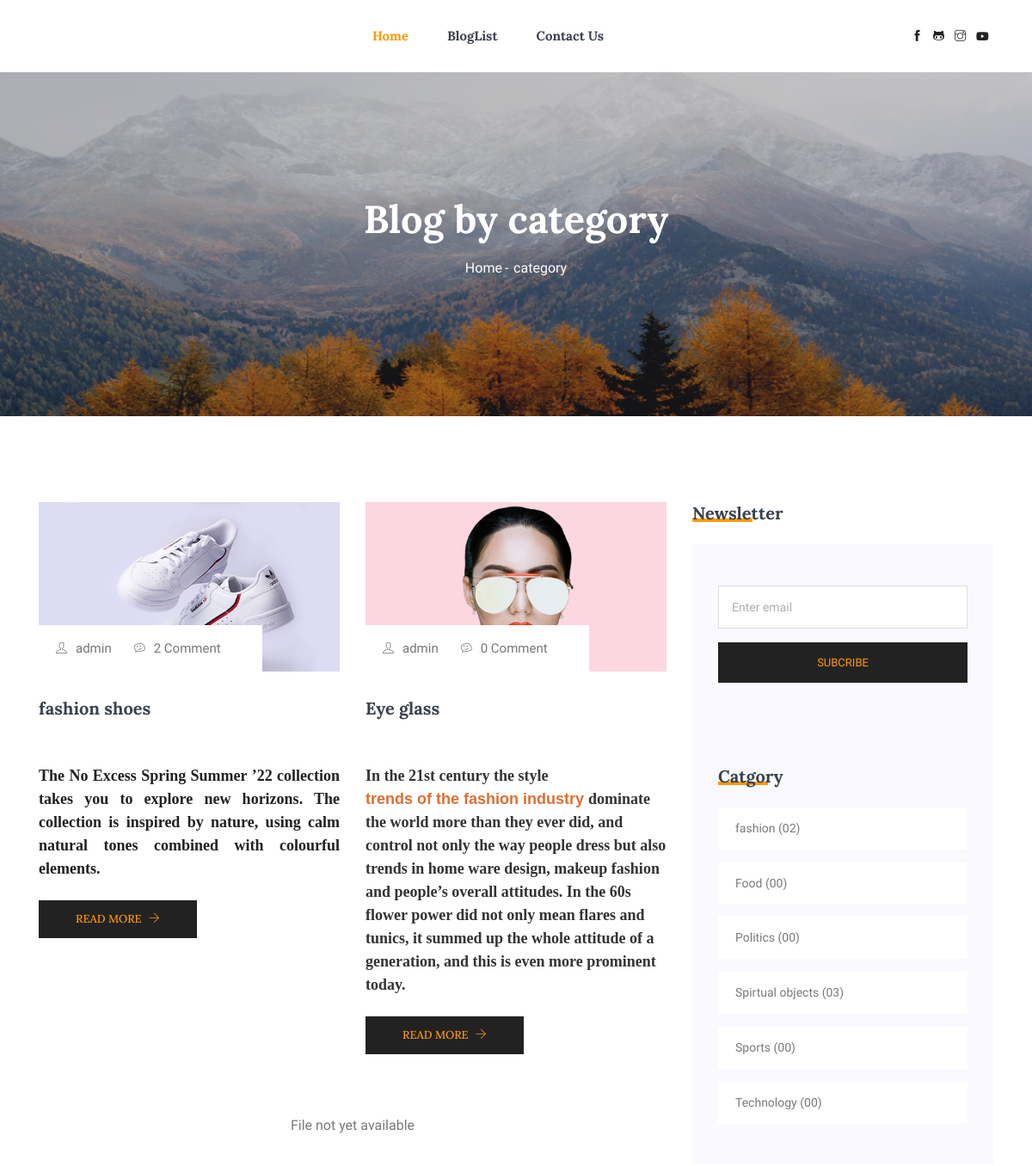
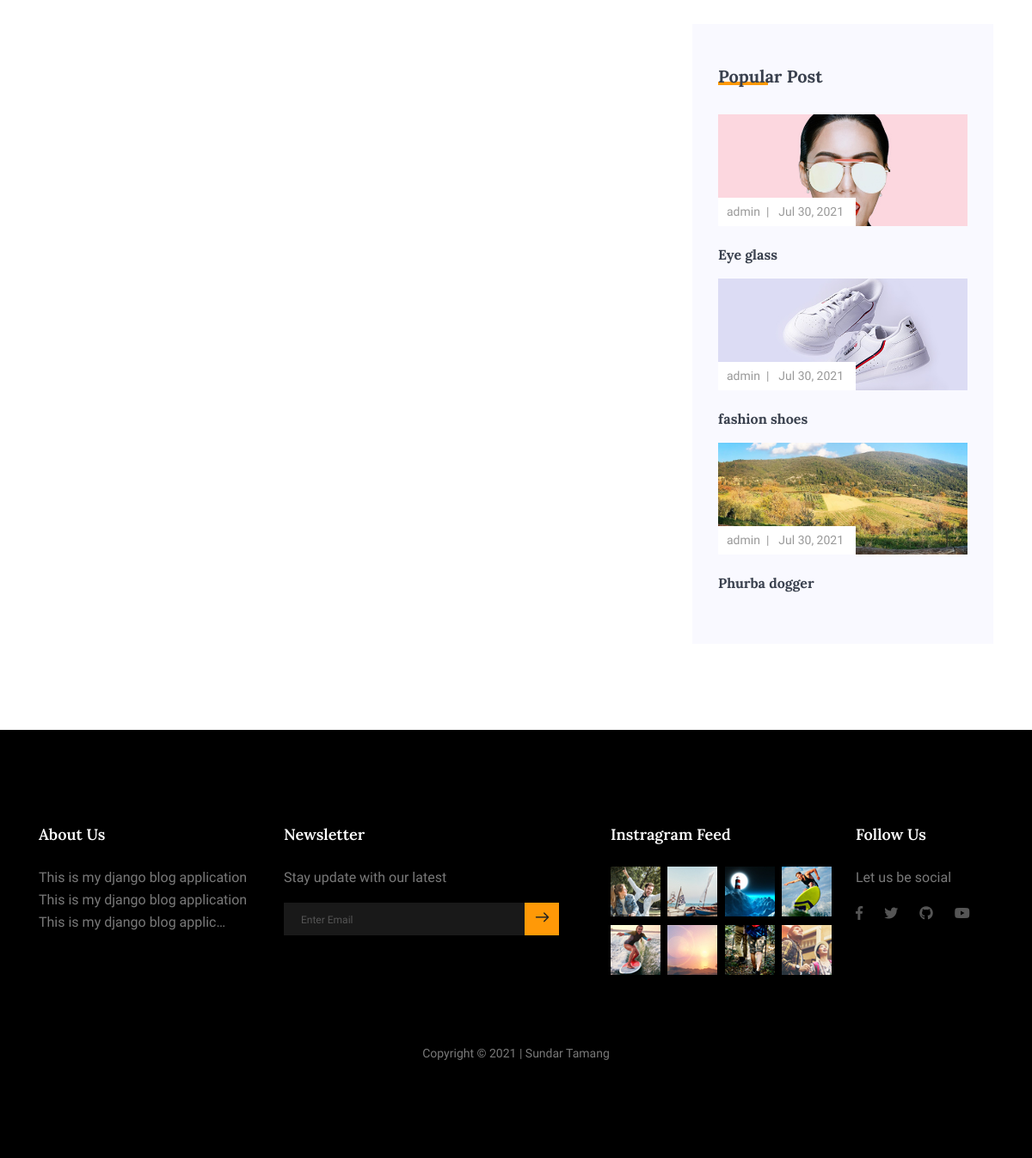
The page /category/fashion/ on the database its author committed (2 pictures, top to bottom).
### core/models.py (models this page shows, shortened)
class TimeStamp(models.Model):
    created_at = models.DateTimeField(auto_now=True)
    update_at  = models.DateTimeField(auto_now=True)
    is_active  = models.BooleanField(default=True, null=True, blank=True)
    class Meta:
        abstract = True
    def timestamp_pretty(self):
        return self.created_at.strftime('%b %e, %Y')

class Blog(TimeStamp):
    title      = models.CharField(max_length=100)
    slug       = models.SlugField(null=True, blank=True, unique=True)
    overview   = models.TextField()
    content    = models.TextField()
    views      = models.PositiveIntegerField(default=0)
    author     = models.ForeignKey(User, on_delete=models.CASCADE, blank=True, null=True)
    thumbnail  = models.ImageField(upload_to="Blog/img")
    categories = models.ForeignKey(Category, on_delete=models.CASCADE)
    featured   = models.BooleanField(default=False)
    def get_absoulate_url(self):
        return reverse('core:blogdetail',kwargs ={
            'slug':self.slug
        })
    def comment_count(self):
        return BlogComment.objects.filter(blog=self).count()

class Category(TimeStamp):
    title = models.CharField(max_length=20)
    slug  = models.SlugField(null=True, blank=True, unique=True)

class SiteInformation(TimeStamp):
    title                   = models.TextField(max_length=50, blank=True, null=True)
    email                   = models.EmailField()
    phone_number            = models.PositiveIntegerField(blank=True, null=True)
    address                 = models.TextField(max_length=200, blank=True, null=True)
    profile_image           = models.ImageField(upload_to="profile/pic", null=True, blank=True)
    about_us                = models.TextField(blank=True, null=True)
    github                  = models.CharField(max_length=200,null=True,blank=True)
    facebook                = models.CharField(max_length=200,null=True,blank=True)
    instagram               = models.CharField(max_length=200,null=True,blank=True)
    youtube                 = models.CharField(max_length=200,null=True,blank=True)
    twitter                 = models.CharField(max_length=200,null=True,blank=True)
    viber                   = models.CharField(max_length=200,null=True,blank=True)
    privacy_policy          = models.TextField(blank=True, null=True)
    terms_conditions        = models.TextField(blank=True, null=True)
    fb_messenger_script     = models.CharField(max_length=1024, null=True, blank=True)
    google_analytics_script = models.CharField(max_length=500, null=True, blank=True)
    fb_pixel_script         = models.CharField(max_length=4000, null=True, blank=True)
    detail_pixel            = models.TextField(null=True, blank=True)

### core/views.py (the view)
# urls.py: path('category/<slug>/', CategoryView.as_view(),name='category'),
class CategoryView(TemplateView):
    template_name = "clienttemplate/category.html"
    paginate_by = "5"
    def get_context_data(self, **kwargs):
        context = super().get_context_data(**kwargs)
        blogCategory = Category.objects.get(slug = self.kwargs['slug'])
        order_qs = Blog.objects.all().filter(categories=blogCategory)
        context['blogCategory'] = blogCategory
        context['cate'] = order_qs
        context['categories'] =  count()
        paginator = Paginator(order_qs, self.paginate_by)
        page = self.request.GET.get('page')
        try:
            file_exams = paginator.page(page)
        except PageNotAnInteger:
            file_exams = paginator.page(1)
        except EmptyPage:
            file_exams = paginator.page(paginator.num_pages)
        context["trending_blogs"] = Blog.objects.all().order_by('-views')[:3]
        return context

### core/context_processors.py (called while the page is built)
def add_variable_to_context(request):
    siteInfo = SiteInformation.objects.first()
    return {
        'siteInfo': siteInfo
    }

### core/views.py (called while the page is built)
def count():
    category = Category.objects.annotate(count_post = Count('blog'))
    return category

### template/clienttemplate/category.html (shortened to what this page needs)
{% extends 'clienttemplate/base.html' %}
{% load static %}
{% block body %}
  <section class="mb-30px">
    <div class="">
      <div class="hero-banner hero-banner--sm">
        <div class="hero-banner__content">
          <h1> Blog by category </h1>
          <nav aria-label="breadcrumb" class="banner-breadcrumb">
            <ol class="breadcrumb">
              <li class="breadcrumb-item"><a href="{% url 'core:home' %}">Home</a></li>
              <li class="breadcrumb-item active" aria-current="page"> category </li>
            </ol>
          </nav>
        </div>
      </div>
    </div>
  </section>
  <section class="blog-post-area section-margin">
    <div class="container">
      <div class="row">
        <div class="col-lg-8">
          <div class="row">
            {% for categories in cate %}
            <div class="col-md-6">
              <div class="single-recent-blog-post card-view">
                <div class="thumb">
                  <img class="card-img rounded-0" style="max-height: 200px !important; object-fit: cover;" src="{{categories.thumbnail.url}}" alt="">
                  <ul class="thumb-info">
                    <li><a href="#"><i class="ti-user"></i>{{categories.author.username}}</a></li>
                    <li><a href="#"><i class="ti-themify-favicon"></i>{{categories.comment_count}} Comment</a></li>
                  </ul>
                </div>
                <div class="details mt-20">
                  <a href="{{categories.get_absoulate_url}}">
                    <h3>{{categories.title}}<h3>
                  </a>
                  <p>{{categories.overview|safe}}</p>
                  <a class="button" href="{{categories.get_absoulate_url}}">Read More <i class="ti-arrow-right"></i></a>
                </div>
              </div>
            </div>
            {% endfor %}
          </div>
          <div class="row">
            <div class="col-lg-12">
              <nav class="blog-pagination justify-content-center d-flex">
                {% if is_paginated %}
                <ul class="pagination">
                  {% if page_obj.has_previous %}
                  <li class="page-item">
                    <a href="?page={{ page_obj.previous_page_number }}" class="page-link" aria-label="Previous">
                      <span aria-hidden="true">
                        <i class="ti-angle-left"></i>
                      </span>
                    </a>
                  </li>
                  {% endif %}
                  <li class="page-item active"><a href="" class="page-link">Page {{ page_obj.number }} of {{page_obj.paginator.num_pages }}.</a></li>
                  {% if page_obj.has_next %}
                  <li class="page-item">
                    <a href="?page={{ page_obj.next_page_number }}" class="page-link" aria-label="Next">
                      <span aria-hidden="true">
                        <i class="ti-angle-right"></i>
                      </span>
                    </a>
                  </li>
                  {% endif %}
                </ul>
                {% else %}
                <p>File not yet available</p>
                {% endif %}
              </nav>
            </div>
          </div>
        </div>
        {% block sidebar %}{% include 'clienttemplate/sidebar.html' %}{% endblock sidebar%}
        </div>
  </section>
{% endblock %}

### template/clienttemplate/base.html (shortened to what this page needs)
{% load static %}
<!DOCTYPE html>
<html lang="en">
<head>
    <link rel="stylesheet" href="{% static 'clientstatic/vendors/bootstrap/bootstrap.min.css' %}">
    <link rel="stylesheet" href="{% static 'clientstatic/vendors/fontawesome/css/all.min.css' %}">
    <link rel="stylesheet" href="{% static 'clientstatic/vendors/themify-icons/themify-icons.css' %}">
    <link rel="stylesheet" href="{% static 'clientstatic/vendors/linericon/style.css' %}">
    <link rel="stylesheet" href="{% static 'clientstatic/vendors/owl-carousel/owl.theme.default.min.css' %}">
    <link rel="stylesheet" href="{% static 'clientstatic/vendors/owl-carousel/owl.carousel.min.css' %}">
    <link rel="stylesheet" href="{% static 'clientstatic/css/style.css' %}">
    </head>
    <body>
    <header class="header_area">
    <div class="main_menu">
        <nav class="navbar navbar-expand-lg navbar-light">
        <div class="container box_1620">
            <div class="collapse navbar-collapse offset" id="navbarSupportedContent">
            <ul class="nav navbar-nav menu_nav  navbar-left justify-content-center">
                <li class="nav-item active"><a class="nav-link" href="{% url 'core:home' %}">Home</a></li>
                <li class="nav-item"><a class="nav-link" href="{% url 'core:bloglist' %}">BlogList</a></li>
                <li class="nav-item"><a class="nav-link" href="{% url 'core:contact' %}">Contact us</a></li>
            </ul>
            <ul class="nav navbar-nav navbar-right navbar-social">
                <li><a href="{{siteInfo.facebook}}"><i class="ti-facebook"></i></a></li>
                <li><a href="{{siteInfo.github}}"><i class="ti-github"></i></a></li>
                <li><a href="{{siteInfo.instagram}}"><i class="ti-instagram"></i></a></li>
                <li><a href="{{siteInfo.youtube}}"><i class="fab fa-youtube"></i></a></li>
            </ul>
            </div>
        </div>
        </nav>
    </div>
    </header>
    {% block body%}
    {% endblock %}
    <footer class="footer-area section-padding">
    <div class="container">
        <div class="row">
        <div class="col-lg-3  col-md-6 col-sm-6">
            <div class="single-footer-widget">
            <h6>About Us</h6>
            <p>
                {{siteInfo.about_us|truncatechars:100}}
            </p>
            </div>
        </div>
        <div class="col-lg-4  col-md-6 col-sm-6">
            <div class="single-footer-widget">
            <h6>Newsletter</h6>
            <p>Stay update with our latest</p>
            <div class="" id="mc_embed_signup">
                <form method="POST" class="form-inline" action="">
                    <div class="d-flex flex-row">
                        <input class="form-control" name="email" placeholder="Enter Email" onfocus="this.placeholder = ''" onblur="this.placeholder = 'Enter Email '"
                        required="" type="email">
                        <button class="click-btn btn btn-default">
                                <span class="lnr lnr-arrow-right"></span>
                        </button>
                    </div>
                </form>
            </div>
            </div>
        </div>
        <div class="col-lg-3  col-md-6 col-sm-6">
            <div class="single-footer-widget mail-chimp">
            <h6 class="mb-20">Instragram Feed</h6>
            <ul class="instafeed d-flex flex-wrap">
                <li><img src="{% static 'clientstatic/img/instagram/i1.jpg' %}" alt=""></li>
                <li><img src="{% static 'clientstatic/img/instagram/i2.jpg' %}" alt=""></li>
                <li><img src="{% static 'clientstatic/img/instagram/i3.jpg' %}" alt=""></li>
                <li><img src="{% static 'clientstatic/img/instagram/i4.jpg' %}" alt=""></li>
                <li><img src="{% static 'clientstatic/img/instagram/i5.jpg' %}" alt=""></li>
                <li><img src="{% static 'clientstatic/img/instagram/i6.jpg' %}" alt=""></li>
                <li><img src="{% static 'clientstatic/img/instagram/i7.jpg' %}" alt=""></li>
                <li><img src="{% static 'clientstatic/img/instagram/i8.jpg' %}" alt=""></li>
            </ul>
            </div>
        </div>
        <div class="col-lg-2 col-md-6 col-sm-6">
            <div class="single-footer-widget">
            <h6>Follow Us</h6>
            <p>Let us be social</p>
            <div class="footer-social d-flex align-items-center">
                <a href="{{siteInfo.facebook}}">
                <i class="fab fa-facebook-f"></i>
                </a>
                <a href="{{siteInfo.twitter}}">
                <i class="fab fa-twitter"></i>
                </a>
                <a href="{{siteInfo.github}}">
                <i class="fab fa-github"></i>
                </a>
                <a href="{{siteInfo.youtube}}">
                <i class="fab fa-youtube"></i>
                </a>
            </div>
            </div>
        </div>
        </div>
        <div class="footer-bottom d-flex justify-content-center align-items-center flex-wrap">
        <p class="footer-text m-0">
            Copyright &copy; {% now 'Y' %} | Sundar Tamang
        </p>
        </div>
    </div>
    </footer>
    </body>
    </html>

### template/clienttemplate/sidebar.html (shortened to what this page needs)
{% load static %}
{% block sidebar %}
<div class="col-lg-4 sidebar-widgets">
  <div class="widget-wrap">
      <form id="form" method="POST">
        <h4 class="single-sidebar-widget__title">Newsletter</h4>
        <div class="single-sidebar-widget newsletter-widget">
        <div class="form-group mt-30">
          <div class="col-autos">
            <input type="email" class="form-control" name="emai" id="email" placeholder="Enter email"
              onfocus="this.placeholder = ''" onblur="this.placeholder = 'Enter email'">
          </div>
        </div>
        <button class="bbtns d-block mt-20 w-100" type="submit">Subcribe</button>
      </form>
    </div>
    <div class="single-sidebar-widget post-category-widget">
      <h4 class="single-sidebar-widget__title">Catgory</h4>
      <ul class="cat-list mt-20">
        {% for cate in categories %}
        <li>
          <a href="{% url 'core:category' slug=cate.slug %}" class="d-flex justify-content-between">
            <p>
              {{cate.title}}
              {% if cate.count_post < 10 %} (0{{cate.count_post}}) {% else %} {{cate.count_post}} {% endif %} </p>
          </a>
        </li>
        {% endfor %}
      </ul>
    </div>
    <div class="single-sidebar-widget popular-post-widget">
      <h4 class="single-sidebar-widget__title">Popular Post</h4>
      <div class="popular-post-list">
        {% for trendingblog in trending_blogs %}
        <div class="single-post-list">
          <div class="thumb">
            <img class="card-img rounded-0" src="{{trendingblog.thumbnail.url}}" alt=""
              style="max-height: 130px !important; object-fit: cover;">
            <ul class="thumb-info">
              <li><a href="#">{{trendingblog.author.username}}</a></li>
              <li><a href="#">{{trendingblog.timestamp_pretty}}</a></li>
            </ul>
          </div>
          <div class="details mt-20">
            <a href="{{trendingblog.get_absoulate_url}}">
              <h6>{{trendingblog.title}}</h6>
            </a>
          </div>
        </div>
        {% endfor %}
      </div>
    </div>
  </div>
</div>
{% endblock sidebar %}

### rows shown on the page
Blog: thumbnail (picture), author.username "admin", comment_count "2", title "fashion shoes", overview "The No Excess Spring Summer ’22 collection takes you to explore new horizons. The collection is inspired by nature, using calm natural tones combined with colourful elements.", timestamp_pretty "Jul 30, 2021"
Blog: thumbnail (picture), author.username "admin", comment_count "0", title "Eye glass", overview "In the 21st century the style trends of the fashion industry dominate the world more than they ever did, and control not only the way people dress but also trends in home ware design, makeup fashion and people’s overall attitudes. In the 60s flower power did not only mean flares and tunics, it summed up the whole attitude of a generation, and this is even more prominent today.", timestamp_pretty "Jul 30, 2021"
Category: title "fashion", count_post "2"
Category: title "Food", count_post "0"
Category: title "Politics", count_post "0"
Category: title "Spirtual objects", count_post "3"
Category: title "Sports", count_post "0"
Category: title "Technology", count_post "0"
Blog: thumbnail (picture), author.username "admin", timestamp_pretty "Jul 30, 2021", title "Phurba dogger"
SiteInformation: about_us "This is my django blog application This is my django blog application This is my django blog applic…"
